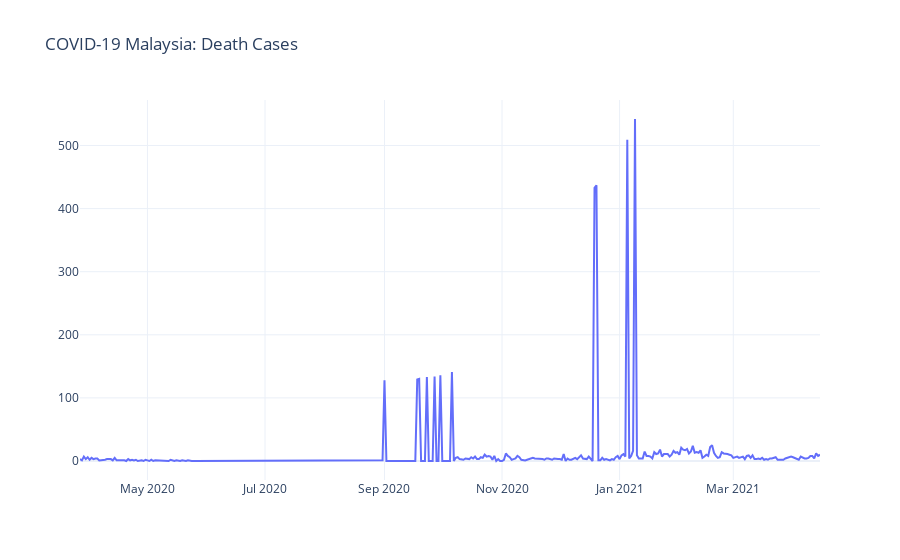

The code cell stored with this chart in its notebook:
### Code cell
fig = px.line(df, x=df.index, y='Death', title='COVID-19 Malaysia: Death Cases', template='plotly_white')
fig.update_layout(xaxis_title=None, yaxis_title=None)
fig.show()

### Figure 1 — Plotly figure (JSON) as saved in the notebook; plotly's stock layout.template omitted (floating-point values rounded to 4 significant figures; data arrays with more than 128 entries replaced by an {"elided": "..."} marker saying what was removed)
{"data": [{"hovertemplate": "Date=%{x}<br>Death=%{y}<extra></extra>", "legendgroup": "", "line": {"color": "#636efa", "dash": "solid"}, "mode": "lines", "name": "", "orientation": "v", "showlegend": false, "type": "scatter", "x": {"elided": "385 str values"}, "xaxis": "x", "y": {"elided": "385 int values"}, "yaxis": "y"}], "layout": {"autosize": true, "legend": {"tracegroupgap": 0}, "title": {"text": "COVID-19 Malaysia: Death Cases"}, "xaxis": {"anchor": "y", "autorange": true, "domain": [0, 1], "range": ["2020-03-27", "2021-04-15"], "title": {}, "type": "date"}, "yaxis": {"anchor": "x", "autorange": true, "domain": [0, 1], "range": [-30.11, 572.1], "title": {}, "type": "linear"}}}
